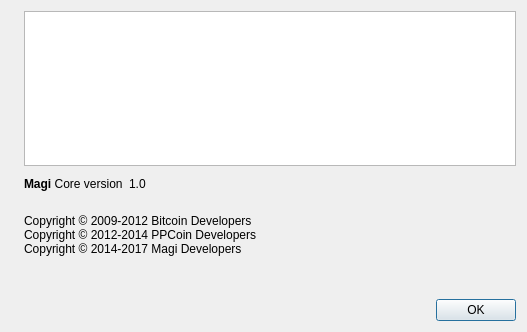
<?xml version="1.0" encoding="UTF-8"?>
<ui version="4.0">
 <class>AboutDialog</class>
 <widget class="QDialog" name="AboutDialog">
  <property name="geometry">
   <rect>
    <x>0</x>
    <y>0</y>
    <width>527</width>
    <height>332</height>
   </rect>
  </property>
  <property name="sizePolicy">
   <sizepolicy hsizetype="Preferred" vsizetype="Expanding">
    <horstretch>0</horstretch>
    <verstretch>0</verstretch>
   </sizepolicy>
  </property>
  <property name="windowTitle">
   <string>About Magi</string>
  </property>
  <layout class="QGridLayout" name="gridLayout">
   <item row="0" column="0">
    <layout class="QVBoxLayout" name="verticalLayoutLogo">
     <item>
      <widget class="QLabel" name="aboutLogo">
       <property name="sizePolicy">
        <sizepolicy hsizetype="Preferred" vsizetype="Ignored">
         <horstretch>0</horstretch>
         <verstretch>0</verstretch>
        </sizepolicy>
       </property>
       <property name="pixmap">
        <pixmap resource="../calm.qrc">:/images/about</pixmap>
       </property>
       <property name="alignment">
        <set>Qt::AlignLeading|Qt::AlignLeft|Qt::AlignTop</set>
       </property>
      </widget>
     </item>
    </layout>
   </item>
   <item row="0" column="1">
    <layout class="QVBoxLayout" name="verticalLayout_2">
     <item>
      <widget class="QTextEdit" name="textEdit"/>
     </item>
     <item>
      <spacer name="verticalSpacer_2">
       <property name="orientation">
        <enum>Qt::Vertical</enum>
       </property>
       <property name="sizeHint" stdset="0">
        <size>
         <width>20</width>
         <height>40</height>
        </size>
       </property>
      </spacer>
     </item>
     <item>
      <layout class="QHBoxLayout" name="horizontalLayout">
       <item>
        <widget class="QLabel" name="label">
         <property name="cursor">
          <cursorShape>IBeamCursor</cursorShape>
         </property>
         <property name="text">
          <string>&lt;b&gt;Magi&lt;/b&gt; Core version</string>
         </property>
         <property name="textInteractionFlags">
          <set>Qt::LinksAccessibleByMouse|Qt::TextSelectableByKeyboard|Qt::TextSelectableByMouse</set>
         </property>
        </widget>
       </item>
       <item>
        <widget class="QLabel" name="versionLabel">
         <property name="cursor">
          <cursorShape>IBeamCursor</cursorShape>
         </property>
         <property name="text">
          <string notr="true">1.0</string>
         </property>
         <property name="textInteractionFlags">
          <set>Qt::LinksAccessibleByMouse|Qt::TextSelectableByKeyboard|Qt::TextSelectableByMouse</set>
         </property>
        </widget>
       </item>
       <item>
        <spacer name="horizontalSpacer">
         <property name="orientation">
          <enum>Qt::Horizontal</enum>
         </property>
         <property name="sizeHint" stdset="0">
          <size>
           <width>40</width>
           <height>20</height>
          </size>
         </property>
        </spacer>
       </item>
      </layout>
     </item>
     <item>
      <widget class="QLabel" name="copyrightLabel">
       <property name="cursor">
        <cursorShape>IBeamCursor</cursorShape>
       </property>
       <property name="text">
        <string>
Copyright © 2009-2012 Bitcoin Developers
Copyright © 2012-2014 PPCoin Developers
Copyright © 2014-2017 Magi Developers
</string>
       </property>
       <property name="textInteractionFlags">
        <set>Qt::LinksAccessibleByMouse|Qt::TextSelectableByKeyboard|Qt::TextSelectableByMouse</set>
       </property>
      </widget>
     </item>
     <item>
      <widget class="QLabel" name="aboutMessage">
       <property name="cursor">
        <cursorShape>IBeamCursor</cursorShape>
       </property>
       <property name="text">
        <string/>
       </property>
       <property name="wordWrap">
        <bool>true</bool>
       </property>
       <property name="textInteractionFlags">
        <set>Qt::LinksAccessibleByMouse|Qt::TextSelectableByKeyboard|Qt::TextSelectableByMouse</set>
       </property>
      </widget>
     </item>
     <item>
      <spacer name="verticalSpacer">
       <property name="orientation">
        <enum>Qt::Vertical</enum>
       </property>
       <property name="sizeHint" stdset="0">
        <size>
         <width>20</width>
         <height>40</height>
        </size>
       </property>
      </spacer>
     </item>
     <item>
      <widget class="QDialogButtonBox" name="buttonBox">
       <property name="orientation">
        <enum>Qt::Horizontal</enum>
       </property>
       <property name="standardButtons">
        <set>QDialogButtonBox::Ok</set>
       </property>
      </widget>
     </item>
    </layout>
   </item>
  </layout>
 </widget>
 <resources>
  <include location="../calm.qrc"/>
 </resources>
 <connections>
  <connection>
   <sender>buttonBox</sender>
   <signal>accepted()</signal>
   <receiver>AboutDialog</receiver>
   <slot>accept()</slot>
   <hints>
    <hint type="sourcelabel">
     <x>360</x>
     <y>308</y>
    </hint>
    <hint type="destinationlabel">
     <x>157</x>
     <y>274</y>
    </hint>
   </hints>
  </connection>
  <connection>
   <sender>buttonBox</sender>
   <signal>rejected()</signal>
   <receiver>AboutDialog</receiver>
   <slot>reject()</slot>
   <hints>
    <hint type="sourcelabel">
     <x>428</x>
     <y>308</y>
    </hint>
    <hint type="destinationlabel">
     <x>286</x>
     <y>274</y>
    </hint>
   </hints>
  </connection>
 </connections>
</ui>
